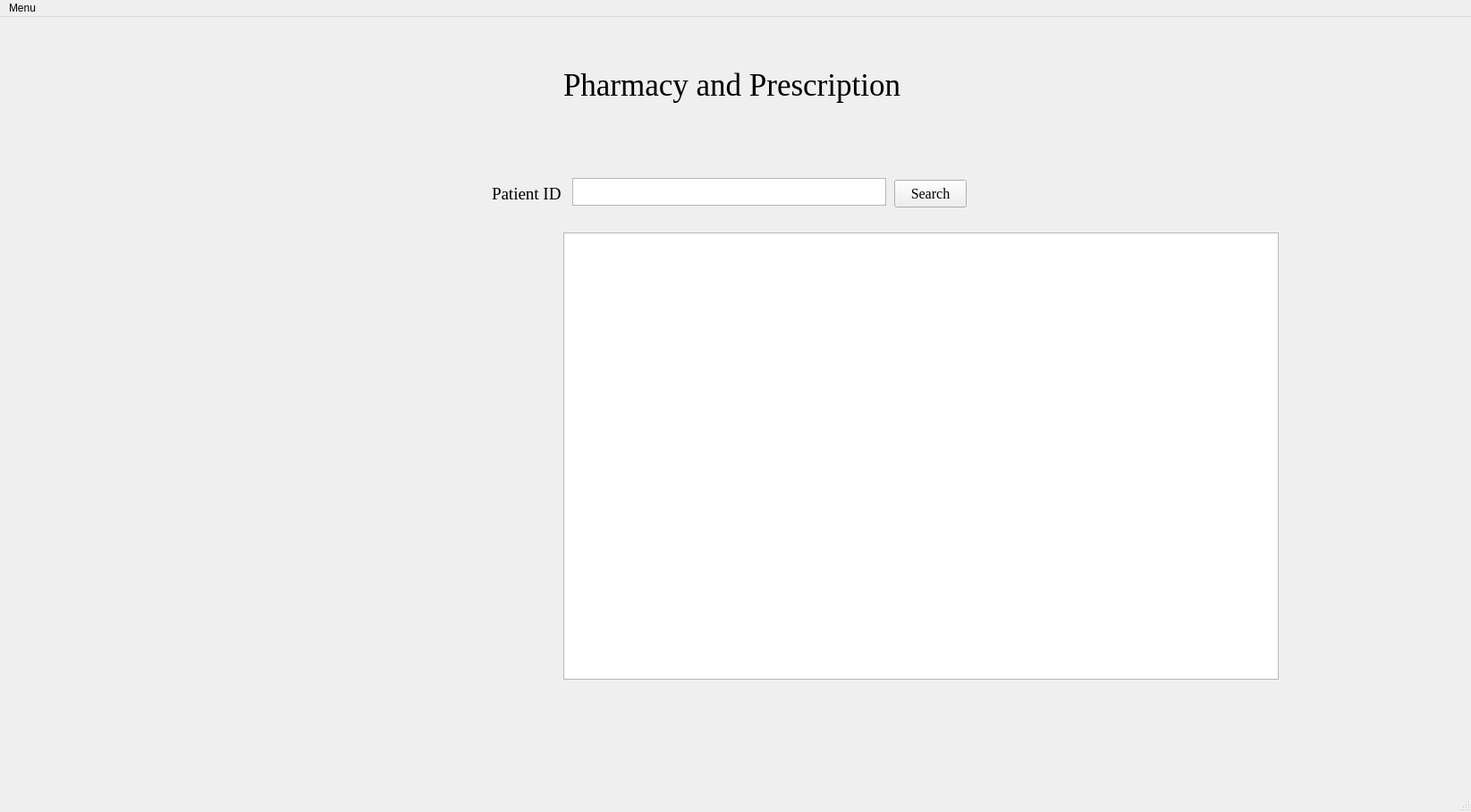
<?xml version="1.0" encoding="UTF-8"?>
<ui version="4.0">
 <class>MainWindow</class>
 <widget class="QMainWindow" name="MainWindow">
  <property name="geometry">
   <rect>
    <x>0</x>
    <y>0</y>
    <width>1645</width>
    <height>908</height>
   </rect>
  </property>
  <property name="windowTitle">
   <string>MainWindow</string>
  </property>
  <widget class="QWidget" name="centralwidget">
   <widget class="QLabel" name="label">
    <property name="geometry">
     <rect>
      <x>630</x>
      <y>0</y>
      <width>411</width>
      <height>151</height>
     </rect>
    </property>
    <property name="font">
     <font>
      <family>Times New Roman</family>
      <pointsize>26</pointsize>
     </font>
    </property>
    <property name="text">
     <string>Pharmacy and Prescription</string>
    </property>
   </widget>
   <widget class="QLabel" name="label_2">
    <property name="geometry">
     <rect>
      <x>550</x>
      <y>190</y>
      <width>81</width>
      <height>16</height>
     </rect>
    </property>
    <property name="font">
     <font>
      <family>Times New Roman</family>
      <pointsize>14</pointsize>
     </font>
    </property>
    <property name="text">
     <string>Patient ID</string>
    </property>
   </widget>
   <widget class="QTextBrowser" name="textBrowser">
    <property name="geometry">
     <rect>
      <x>640</x>
      <y>180</y>
      <width>351</width>
      <height>31</height>
     </rect>
    </property>
   </widget>
   <widget class="QPushButton" name="pushButton">
    <property name="geometry">
     <rect>
      <x>1000</x>
      <y>182</y>
      <width>81</width>
      <height>31</height>
     </rect>
    </property>
    <property name="font">
     <font>
      <family>Times New Roman</family>
      <pointsize>12</pointsize>
     </font>
    </property>
    <property name="text">
     <string>Search</string>
    </property>
   </widget>
  </widget>
  <widget class="QTableWidget" name="PharmacyInventory">
    <property name="geometry">
     <rect>
      <x>630</x>
      <y>260</y>
      <width>800</width>
      <height>500</height>
     </rect>
    </property>
  </widget>
  <widget class="QMenuBar" name="menubar">
   <property name="geometry">
    <rect>
     <x>0</x>
     <y>0</y>
     <width>1645</width>
     <height>21</height>
    </rect>
   </property>
   <widget class="QMenu" name="menuMenu">
    <property name="title">
     <string>Menu</string>
    </property>
    <addaction name="actionBack"/>
   </widget>
   <addaction name="menuMenu"/>
  </widget>
  <widget class="QStatusBar" name="statusbar"/>
  <action name="actionBack">
   <property name="icon">
    <iconset>
     <normaloff>fugue-icons-3.5.6/icons/arrow-curve-180-left.png</normaloff>fugue-icons-3.5.6/icons/arrow-curve-180-left.png</iconset>
   </property>
   <property name="text">
    <string>Back</string>
   </property>
  </action>
 </widget>
 <resources/>
 <connections/>
</ui>
